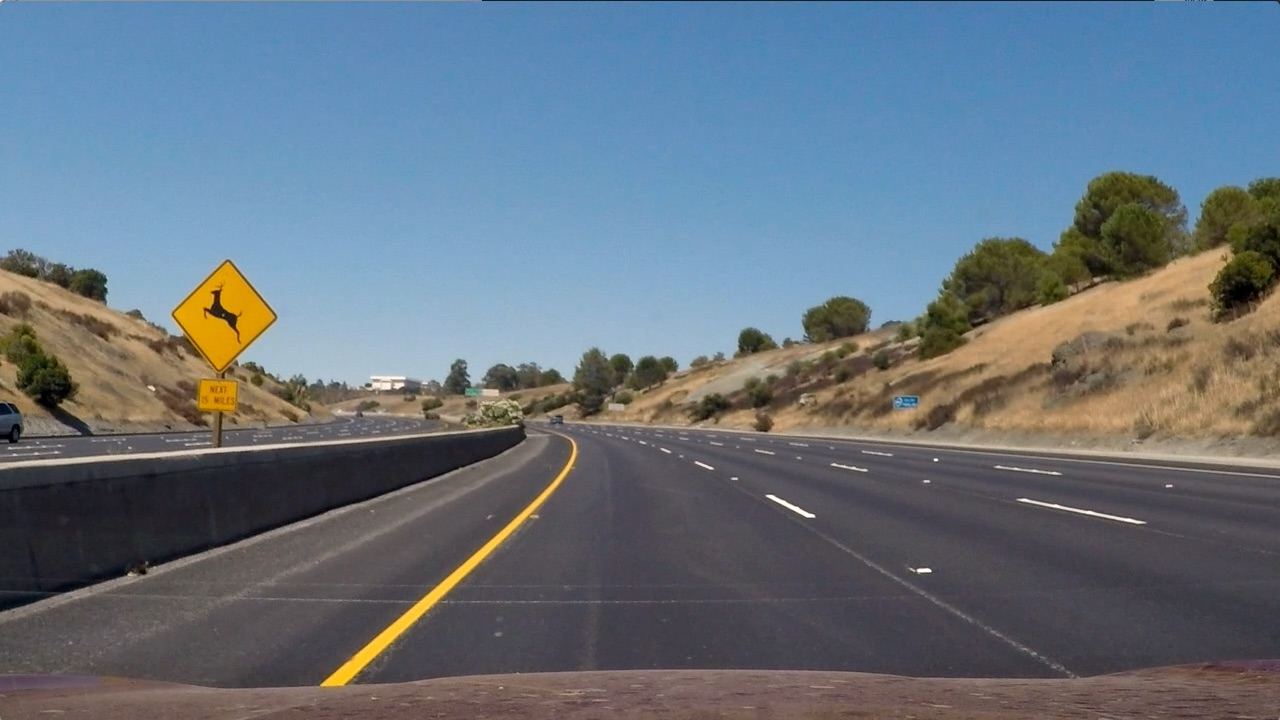
#> input picture Term1/04-CarND-Vehicle-Detection/test_images/test2.jpg, 1280 x 720 px
$ python -i vehicle_detection.py   (imports and definitions only)   (older library calls are emulated)
#> lines starting #> are read from the running program, lines starting #| are printed output that depends on the picture
### Term1/04-CarND-Vehicle-Detection/util/draw.py
import cv2
import numpy as np
from scipy.ndimage.measurements import label

def slide_window(img_shape, x_start_stop=[None, None], y_start_stop=[None, None],
                    xy_window=(64, 64), xy_overlap=(0.5, 0.5)):
    # If x and/or y start/stop positions not defined, set to image size
    if x_start_stop[0] == None:
        x_start_stop[0] = 0
    if x_start_stop[1] == None:
        x_start_stop[1] = img_shape[1]
    if y_start_stop[0] == None:
        y_start_stop[0] = 0
    if y_start_stop[1] == None:
        y_start_stop[1] = img_shape[0]
    # Compute the span of the region to be searched
    xspan = x_start_stop[1] - x_start_stop[0]
    yspan = y_start_stop[1] - y_start_stop[0]
    # Compute the number of pixels per step in x/y
    nx_pix_per_step = np.int(xy_window[0]*(1 - xy_overlap[0]))
    ny_pix_per_step = np.int(xy_window[1]*(1 - xy_overlap[1]))
    # Compute the number of windows in x/y
    nx_buffer = np.int(xy_window[0]*(xy_overlap[0]))
    ny_buffer = np.int(xy_window[1]*(xy_overlap[1]))
    nx_windows = np.int((xspan-nx_buffer)/nx_pix_per_step)
    ny_windows = np.int((yspan-ny_buffer)/ny_pix_per_step)
    # Initialize a list to append window positions to
    window_list = []
    # Loop through finding x and y window positions
    # Note: you could vectorize this step, but in practice
    # you'll be considering windows one by one with your
    # classifier, so looping makes sense
    for ys in range(ny_windows):
        for xs in range(nx_windows):
            # Calculate window position
            startx = xs*nx_pix_per_step + x_start_stop[0]
            endx = startx + xy_window[0]
            starty = ys*ny_pix_per_step + y_start_stop[0]
            endy = starty + xy_window[1]
            # Append window position to list
            window_list.append(((startx, starty), (endx, endy)))
    # Return the list of windows
    return window_list

def generate_sliding_windows(img_shape):
    WINDOW_SIZES = [(64, 64), (96, 96), (128, 128)]
    collection = []

    for size in WINDOW_SIZES:
        collection.append(slide_window(img_shape, x_start_stop=[500, img_shape[1]], y_start_stop=[400, 600],
            xy_window=size, xy_overlap=(0.8, 0.8)))

    return collection

# [25 lines left out: functions draw_boxes, extract_heatmap, not called in this run]

# [9 lines that do not run on import are left out]

### Term1/04-CarND-Vehicle-Detection/vehicle_detection.py
import glob
import cv2
import numpy as np
import os
from util.draw import generate_sliding_windows
from util.draw import extract_heatmap
from util.classifier import svm_classifier
from util.classifier import transform_features
from sklearn.preprocessing import StandardScaler
from moviepy.editor import VideoFileClip

heatmap_buffer = np.zeros((10,720,1280))
heatmap_idx = 0

def video_pipeline(img):
    global heatmap_buffer
    global heatmap_idx
    img = cv2.cvtColor(img, cv2.COLOR_RGB2BGR)
#> img is the input picture: shape (720, 1280, 3); mean B, G, R 125.5, 114.6, 102.8
    heatmap = np.zeros_like(img[:,:,0]).astype(np.float)
    windows = generate_sliding_windows(img.shape)

    for bboxes in windows:
        for bbox in bboxes:
            roi = cv2.resize(img[bbox[0][1]:bbox[1][1], bbox[0][0]:bbox[1][0]], (64, 64))
            features = transform_features(roi, cspace='YUV', orient=9, pix_per_cell=8, cell_per_block=2, hog_channel='ALL')
            scaled_features = X_scaler.transform(features)
            prediction = clf.predict(scaled_features)[0]
            if prediction > 0:
                # cv2.rectangle(imgcopy, bbox[0], bbox[1], color=(0, 255, 0))
                heatmap[bbox[0][1]:bbox[1][1], bbox[0][0]:bbox[1][0]] += 1
#> heatmap: shape (720, 1280) float64; every value is 0
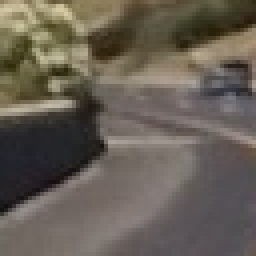
#> roi: shape (64, 64, 3) (shown 4 times larger); mean B, G, R 84.9, 95, 102.6

    heatmap_buffer[heatmap_idx] = heatmap
    heatmap_idx = (heatmap_idx + 1) % 10

    avgheatmap = 0.3 * heatmap + 0.7 * np.mean(heatmap_buffer, axis=0)

    avgheatmap[avgheatmap <= 3] = 0 # Filter heatmap
    # heatmap = heatmap * 250 / 50
    # heatmap = cv2.applyColorMap(heatmap, cv2.COLORMAP_HOT)
    extracted = extract_heatmap(img, avgheatmap)

    extracted = cv2.cvtColor(extracted, cv2.COLOR_BGR2RGB)

    return extracted

# [39 lines not run here, left out]

>>> import cv2
>>> picture = cv2.cvtColor(cv2.imread('test_images/test2.jpg'), cv2.COLOR_BGR2RGB)
#> (the run stopped early here; a loop or call above may not have finished)

$ run again, on Term1/04-CarND-Vehicle-Detection/test_images/test6.jpg
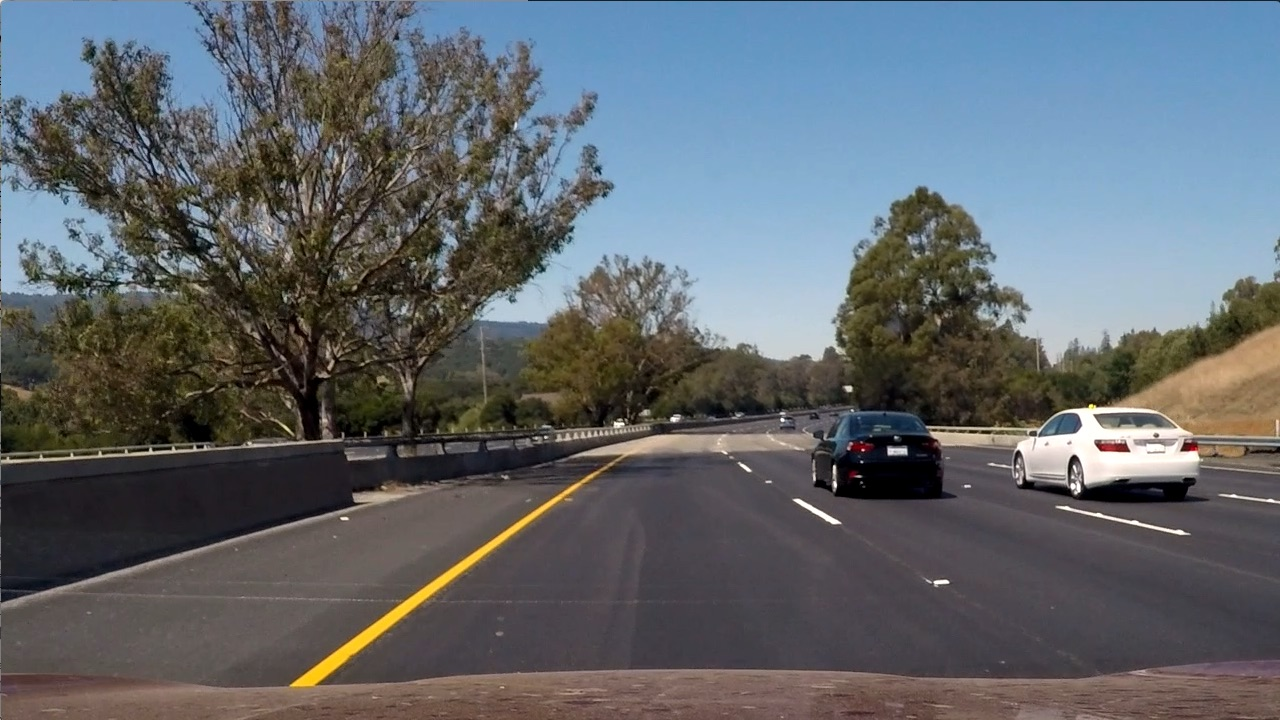
#> input picture Term1/04-CarND-Vehicle-Detection/test_images/test6.jpg, 1280 x 720 px
#> in video_pipeline, img is the input picture: shape (720, 1280, 3); mean B, G, R 107.9, 102.6, 97
#> after the loop in video_pipeline, `for bboxes in windows:`:
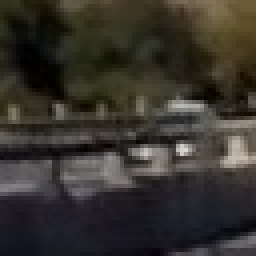
#> roi: shape (64, 64, 3) (shown 4 times larger); mean B, G, R 44.8, 50.9, 54.2
